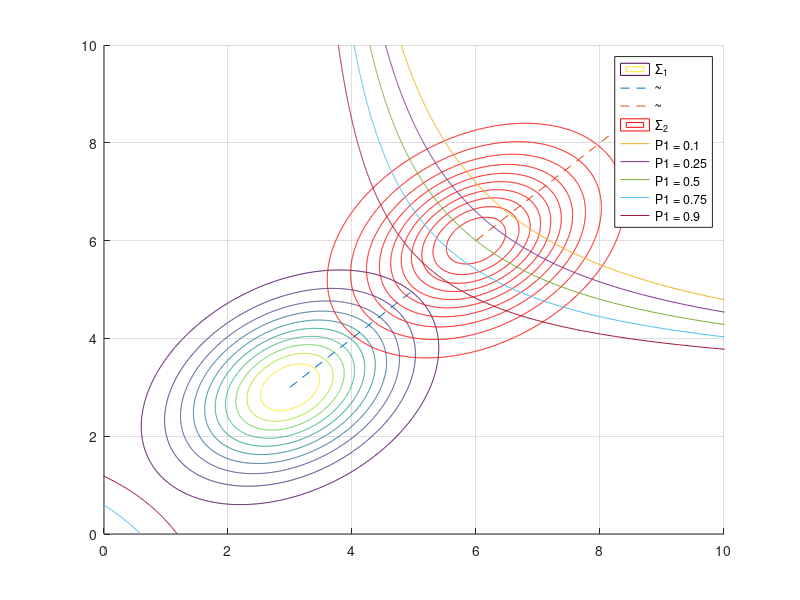

Reproduce this figure in MATLAB.
clear all
close all
DT=.01;
x1=0:DT:10;
x2=0:DT:10;
[X1,X2]=meshgrid(x1,x2);
figure(1)
mu_1=[3,3];
mu_2=[6,6];
SIGMA=[1.2 0.4;
        0.4 1.2]
hold on;
y1=mvnpdf([X1(:) X2(:)], mu_1, SIGMA);
y1r=reshape(y1, length(x2), length(x1));
contour(x1, x2, y1r)
plot([mu_1(1),mu_1(1)+2], [mu_1(2),mu_1(2)+2], '--')
plot([mu_2(1),mu_2(1)+3.5], [mu_2(2),mu_2(2)+3.5], '--')
grid on;




y1=mvnpdf([X1(:) X2(:)], mu_2, SIGMA);
y1r=reshape(y1, length(x2), length(x1));
contour(x1, x2, y1r, 'r')
grid on;


for P1 = [0.1, 0.25 ,0.5, 0.75, 0.9]
    P2 = 1 - P1;
    a=log(P1/P2);
    y = (1.86*x1-a)./(0.62*x1-1.86);
    plot(y,x1);
    axis([0 10 0 10]);
end
legend('\Sigma_1','~','~','\Sigma_2','P1 = 0.1','P1 = 0.25','P1 = 0.5','P1 = 0.75','P1 = 0.9');


hold off
